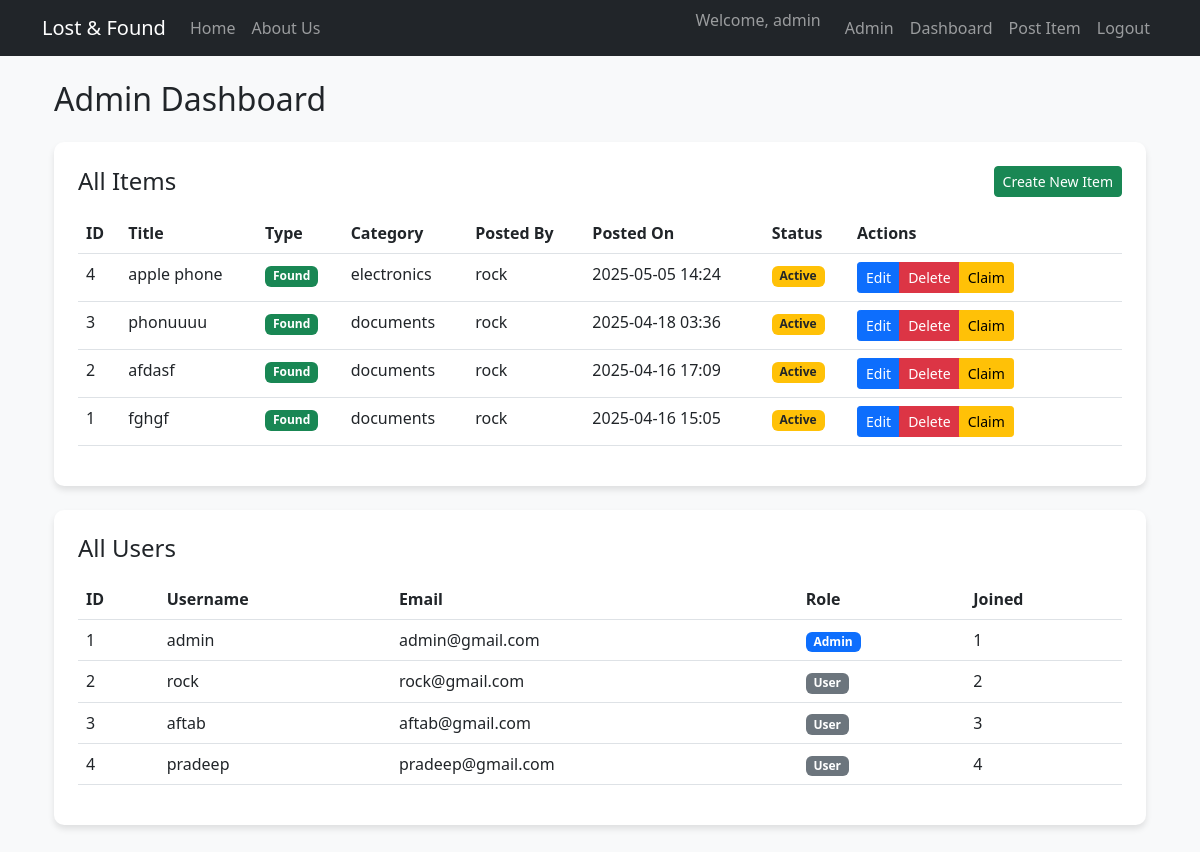
The page /admin (signed in) on the database its author committed.
### models.py (models this page shows, shortened)
class User(UserMixin, db.Model):
    id = db.Column(db.Integer, primary_key=True)
    username = db.Column(db.String(50), unique=True, nullable=False)
    email = db.Column(db.String(100), unique=True, nullable=False)
    password_hash = db.Column(db.String(200), nullable=False)
    is_admin = db.Column(db.Boolean, default=False)
    items = db.relationship('Item', backref='owner', lazy=True, foreign_keys='[Item.user_id]')
    sent_messages = db.relationship('Message', foreign_keys='Message.sender_id', backref='sender', lazy=True)
    received_messages = db.relationship('Message', foreign_keys='Message.receiver_id', backref='receiver', lazy=True)
    claimed_items = db.relationship('Item', backref='claimer', lazy=True, foreign_keys='[Item.claimed_by]')

class Item(db.Model):
    id = db.Column(db.Integer, primary_key=True)
    title = db.Column(db.String(100), nullable=False)
    description = db.Column(db.Text, nullable=False)
    category = db.Column(db.String(50), nullable=False)
    item_type = db.Column(db.String(10), nullable=False)  # 'lost' or 'found'
    questions = db.Column(db.JSON, nullable=False)
    answers = db.Column(db.JSON, nullable=False)
    contact_info = db.Column(db.String(100), nullable=False)
    user_id = db.Column(db.Integer, db.ForeignKey('user.id'), nullable=False)
    allowed_user_id = db.Column(db.Integer)
    claimed_by = db.Column(db.Integer, db.ForeignKey('user.id'))
    created_at = db.Column(db.DateTime, default=db.func.current_timestamp())
    contact_shared = db.Column(db.Boolean, default=False)
    image_filename = db.Column(db.String(100))
    pending_answers = db.Column(db.JSON)
    claimed = db.Column(db.Boolean, default=False)
    claimed_at = db.Column(db.DateTime)
    messages = db.relationship('Message', backref='item', lazy=True)

### app.py (the view)
@app.route('/admin')
@login_required
def admin_dashboard():
    if not current_user.is_admin:
        return "Unauthorized", 403
    items = Item.query.order_by(Item.created_at.desc()).all()
    users = User.query.order_by(User.id).all()
    return render_template('admin_dashboard.html', items=items, users=users)

### app.py (called while the page is built)
@login_manager.user_loader
def load_user(user_id):
    return User.query.get(int(user_id))

### templates/admin_dashboard.html (shortened to what this page needs)
{% extends "base.html" %}
{% block content %}
<div class="container py-4">
    <h2 class="mb-4">Admin Dashboard</h2>
    <div class="row">
        <div class="col-md-12">
            <div class="admin-card p-4 mb-4">
                <div class="d-flex justify-content-between align-items-center mb-3">
                    <h4 class="mb-0">All Items</h4>
                    <a href="{{ url_for('post_item') }}" class="btn btn-success btn-sm">
                        Create New Item
                    </a>
                </div>
                <div class="table-responsive">
                    <table class="table table-hover">
                        <thead>
                            <tr>
                                <th>ID</th>
                                <th>Title</th>
                                <th>Type</th>
                                <th>Category</th>
                                <th>Posted By</th>
                                <th>Posted On</th>
                                <th>Status</th>
                                <th class="action-col">Actions</th>
                            </tr>
                        </thead>
                        <tbody>
                            {% for item in items %}
                            <tr>
                                <td>{{ item.id }}</td>
                                <td>{{ item.title }}</td>
                                <td>
                                    <span class="badge {% if item.item_type == 'lost' %}bg-danger{% else %}bg-success{% endif %}">
                                        {{ item.item_type|capitalize }}
                                    </span>
                                </td>
                                <td>{{ item.category }}</td>
                                <td>{{ item.owner.username }}</td>
                                <td>{{ item.created_at.strftime('%Y-%m-%d %H:%M') }}</td>
                                <td>
                                    {% if item.claimed %}
                                    <span class="badge bg-success">Claimed</span>
                                    {% else %}
                                    <span class="badge bg-warning text-dark">Active</span>
                                    {% endif %}
                                </td>
                                <td>
                                    <div class="btn-group btn-group-sm">
                                        <a href="{{ url_for('admin_edit_item', item_id=item.id) }}" class="btn btn-primary">
                                            Edit
                                        </a>
                                        <button class="btn btn-danger delete-item" data-id="{{ item.id }}">
                                            Delete
                                        </button>
                                        <button class="btn {% if item.claimed %}btn-success{% else %}btn-warning{% endif %} toggle-claim"
                                                data-id="{{ item.id }}">
                                            {% if item.claimed %}Unclaim{% else %}Claim{% endif %}
                                        </button>
                                    </div>
                                </td>
                            </tr>
                            {% endfor %}
                        </tbody>
                    </table>
                </div>
            </div>
        </div>
    </div>
    <div class="admin-card p-4">
        <h4 class="mb-3">All Users</h4>
        <div class="table-responsive">
            <table class="table table-hover">
                <thead>
                    <tr>
                        <th>ID</th>
                        <th>Username</th>
                        <th>Email</th>
                        <th>Role</th>
                        <th>Joined</th>
                    </tr>
                </thead>
                <tbody>
                    {% for user in users %}
                    <tr>
                        <td>{{ user.id }}</td>
                        <td>{{ user.username }}</td>
                        <td>{{ user.email }}</td>
                        <td>
                            {% if user.is_admin %}
                            <span class="badge bg-primary">Admin</span>
                            {% else %}
                            <span class="badge bg-secondary">User</span>
                            {% endif %}
                        </td>
                        <td>{{ user.id }}</td>
                    </tr>
                    {% endfor %}
                </tbody>
            </table>
        </div>
    </div>
</div>
{% endblock %}

### templates/base.html (shortened to what this page needs)
<!DOCTYPE html>
<html lang="en">
<head>
    <link href="https://cdn.jsdelivr.net/npm/bootstrap@5.3.0/dist/css/bootstrap.min.css" rel="stylesheet">
    <link href="{{ url_for('static', filename='css/style.css') }}" rel="stylesheet">
</head>
<body>
    <nav class="navbar navbar-expand-lg navbar-dark bg-dark">
        <div class="container">
            <a class="navbar-brand" href="/">Lost & Found</a>
            <div class="collapse navbar-collapse" id="navbarNav">
                <ul class="navbar-nav me-auto">
                    <li class="nav-item">
                        <a class="nav-link" href="{{ url_for('index') }}">Home</a>
                    </li>
                    <li class="nav-item">
                        <a class="nav-link" href="{{ url_for('about') }}">About Us</a>
                    </li>
                </ul>
                <ul class="navbar-nav ms-auto">
                    {% if current_user.is_authenticated %}
                        <li class="nav-item">
                            <span class="navbar-text me-3">Welcome, {{ current_user.username }}</span>
                        </li>
                        {% if current_user.is_admin %}
                        <li class="nav-item">
                            <a class="nav-link" href="/admin">Admin</a>
                        </li>
                        {% endif %}
                        <li class="nav-item">
                            <a class="nav-link" href="/dashboard">Dashboard</a>
                        </li>
                        <li class="nav-item">
                            <a class="nav-link" href="/post">Post Item</a>
                        </li>
                        <li class="nav-item">
                            <a class="nav-link" href="/logout">Logout</a>
                        </li>
                    {% endif %}
                </ul>
            </div>
        </div>
    </nav>
    <div class="container mt-7">
        {% block content %}{% endblock %}
    </div>
</body>
</html>

### templates/admin_dashboard.html (style rules this page uses)
body { background-color: #f8f9fa; }
.admin-card { background-color: white; border-radius: 10px; box-shadow: 0 4px 6px rgba(0, 0, 0, 0.1); margin-bottom: 20px; }
.table-responsive { overflow-x: auto; }
.btn-group-sm > .btn { padding: 0.25rem 0.5rem; font-size: 0.875rem; line-height: 1.5; border-radius: 0.2rem; }
.action-col { min-width: 220px; }

### rows shown on the page
User: username "admin", id "1", email "admin@gmail.com", is_admin "Admin"
Item: id "4", title "apple phone", item_type "Found", category "electronics", owner.username "rock", created_at "2025-05-05 14:24", claimed "Active"
Item: id "3", title "phonuuuu", item_type "Found", category "documents", owner.username "rock", created_at "2025-04-18 03:36", claimed "Active"
Item: id "2", title "afdasf", item_type "Found", category "documents", owner.username "rock", created_at "2025-04-16 17:09", claimed "Active"
Item: id "1", title "fghgf", item_type "Found", category "documents", owner.username "rock", created_at "2025-04-16 15:05", claimed "Active"
User: id "2", username "rock", email "rock@gmail.com", is_admin "User"
User: id "3", username "aftab", email "aftab@gmail.com", is_admin "User"
User: id "4", username "pradeep", email "pradeep@gmail.com", is_admin "User"
